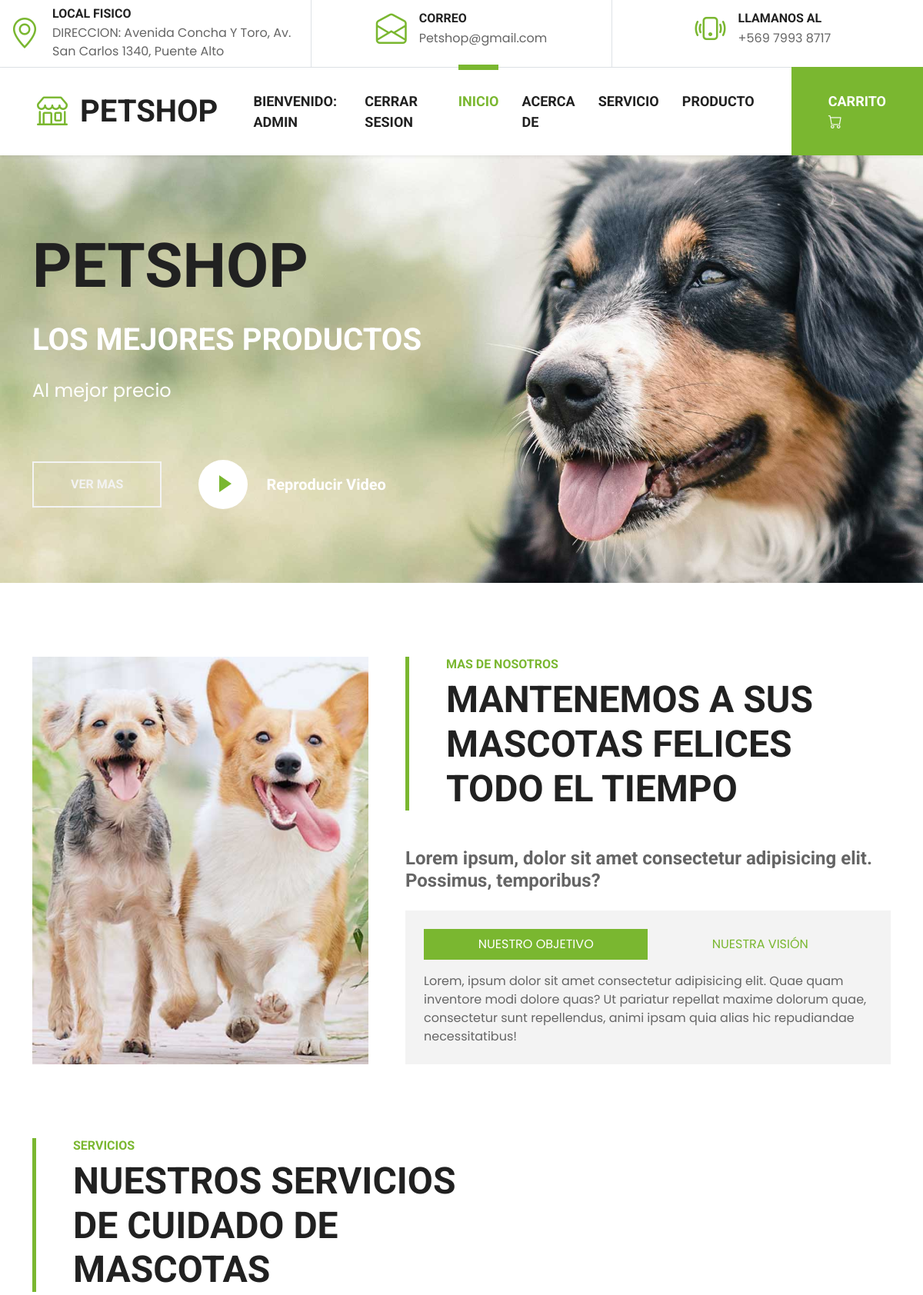
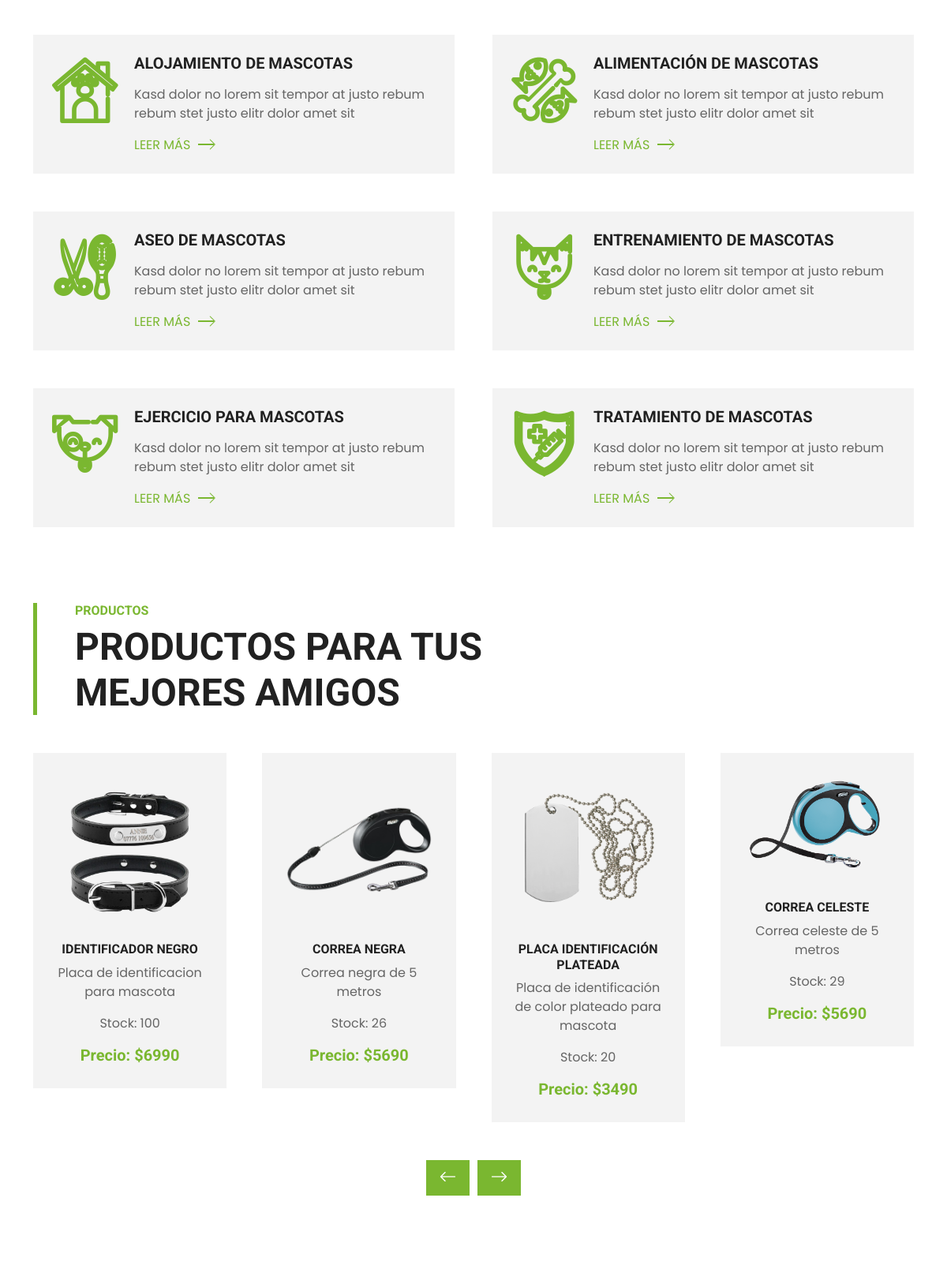
The app's page / (signed in, upper part) with its own data (2 pictures, top to bottom).
### core/models.py (models this page shows, shortened)
class Producto(models.Model):
  nombre      = models.CharField(max_length=30)
  descripcion = models.CharField(max_length=60)
  precio      = models.IntegerField()
  stock       = models.IntegerField()
  imagen      = models.ImageField(null=True,blank=True)
  tipo        = models.ForeignKey(TipoProducto, on_delete=models.CASCADE)

### core/views.py (the view)
# urls.py: path('', index , name="index"),
def index(request):
    productosAll = Producto.objects.all()
    data = {
        'listado': productosAll
    }
    return render(request, 'core/index.html', data)

### core/templates/core/index.html (shortened to what this page needs)
{% extends 'core/base.html' %}
{% load static %}
{% block contenido %}
<nav class="navbar navbar-expand-lg bg-white navbar-light shadow-sm py-3 py-lg-0 px-3 px-lg-0">
    <a href="{% url 'index'%}" class="navbar-brand ms-lg-5">
        <h1 class="m-0 text-uppercase text-dark"><i class="bi bi-shop fs-1 text-primary me-3"></i>Petshop</h1>
    </a>
    <div class="collapse navbar-collapse" id="navbarCollapse">
        <div class="navbar-nav ms-auto py-0">
            {% if user.is_authenticated %}
            <a href="#"class= "nav-link">Bienvenido: {{ user.username }}</a>
            <a href="{% url 'logout' %}"class= "nav-link">Cerrar sesion</a>
            {% else %}
            <a href="{% url 'login' %}"class= "nav-link">Ingresar</a>
            {% endif %}
            <a href="{% url 'index'%}" class="nav-item nav-link active">Inicio</a>
            <a href="{% url 'about'%}" class="nav-item nav-link ">Acerca de</a>
            <a href="{% url 'service'%}" class="nav-item nav-link ">Servicio</a>
            <a href="{% url 'product'%}" class="nav-item nav-link ">Producto</a>
            <a href="{% url 'carrito' %}" class="nav-item nav-link nav-contact bg-primary text-white px-5 ms-lg-5">Carrito <i class="bi bi-cart"></i></a>
        </div>
    </div>
</nav>
<div class="container-fluid bg-primary py-5 mb-5 hero-header">
    <div class="container py-5">
        <div class="row justify-content-start">
            <div class="col-lg-8 text-center text-lg-start">
                <h1 class="display-1 text-uppercase text-dark mb-lg-4">PetShop</h1>
                <h1 class="text-uppercase text-white mb-lg-4">Los mejores productos</h1>
                <p class="fs-4 text-white mb-lg-4">Al mejor precio</p>
                <div class="d-flex align-items-center justify-content-center justify-content-lg-start pt-5">
                    <a href="{% url 'product' %}" class="btn btn-outline-light border-2 py-md-3 px-md-5 me-5">Ver mas</a>
                    <button type="button" class="btn-play" data-bs-toggle="modal"
                        data-src="https://youtu.be/z6qn2YzE54M" data-bs-target="#videoModal">
                        <span></span>
                    </button>
                    <h5 class="font-weight-normal text-white m-0 ms-4 d-none d-sm-block">Reproducir Video</h5>
                </div>
            </div>
        </div>
    </div>
  </div>
<div class="container-fluid py-5">
	<div class="container">
			<div class="row gx-5">
					<div class="col-lg-5 mb-5 mb-lg-0" style="min-height: 500px;">
							<div class="position-relative h-100">
									<img class="position-absolute w-100 h-100 rounded" src="{% static 'core/img/about.jpg'%}" style="object-fit: cover;">
							</div>
					</div>
					<div class="col-lg-7">
							<div class="border-start border-5 border-primary ps-5 mb-5">
									<h6 class="text-primary text-uppercase">Mas de nosotros</h6>
									<h1 class="display-5 text-uppercase mb-0">Mantenemos a sus mascotas felices todo el tiempo</h1>
							</div>
							<h4 class="text-body mb-4">Lorem ipsum, dolor sit amet consectetur adipisicing elit. Possimus, temporibus?</h4>
							<div class="bg-light p-4">
									<ul class="nav nav-pills justify-content-between mb-3" id="pills-tab" role="tablist">
											<li class="nav-item w-50" role="presentation">
													<button class="nav-link text-uppercase w-100 active" id="pills-1-tab" data-bs-toggle="pill"
															data-bs-target="#pills-1" type="button" role="tab" aria-controls="pills-1"
															aria-selected="true">Nuestro objetivo</button>
											</li>
											<li class="nav-item w-50" role="presentation">
													<button class="nav-link text-uppercase w-100" id="pills-2-tab" data-bs-toggle="pill"
															data-bs-target="#pills-2" type="button" role="tab" aria-controls="pills-2"
															aria-selected="false">Nuestra visión</button>
											</li>
									</ul>
									<div class="tab-content" id="pills-tabContent">
											<div class="tab-pane fade show active" id="pills-1" role="tabpanel" aria-labelledby="pills-1-tab">
													<p class="mb-0">Lorem, ipsum dolor sit amet consectetur adipisicing elit. Quae quam inventore modi dolore quas? Ut pariatur repellat maxime dolorum quae, consectetur sunt repellendus, animi ipsam quia alias hic repudiandae necessitatibus!</p>
											</div>
									</div>
							</div>
					</div>
			</div>
	</div>
</div>
<div class="container-fluid py-5">
  <div class="container">
      <div class="border-start border-5 border-primary ps-5 mb-5" style="max-width: 600px;">
          <h6 class="text-primary text-uppercase">Servicios</h6>
          <h1 class="display-5 text-uppercase mb-0">Nuestros servicios de cuidado de mascotas</h1>
      </div>
      <div class="row g-5">
          <div class="col-md-6">
              <div class="service-item bg-light d-flex p-4">
                  <i class="flaticon-house display-1 text-primary me-4"></i>
                  <div>
                      <h5 class="text-uppercase mb-3">Alojamiento de mascotas</h5>
                      <p>Kasd dolor no lorem sit tempor at justo rebum rebum stet justo elitr dolor amet sit</p>
                      <a class="text-primary text-uppercase" href="">Leer más<i class="bi bi-chevron-right"></i></a>
                  </div>
              </div>
          </div>
          <div class="col-md-6">
              <div class="service-item bg-light d-flex p-4">
                  <i class="flaticon-food display-1 text-primary me-4"></i>
                  <div>
                      <h5 class="text-uppercase mb-3">Alimentación de mascotas</h5>
                      <p>Kasd dolor no lorem sit tempor at justo rebum rebum stet justo elitr dolor amet sit</p>
                      <a class="text-primary text-uppercase" href="">Leer más<i class="bi bi-chevron-right"></i></a>
                  </div>
              </div>
          </div>
          <div class="col-md-6">
              <div class="service-item bg-light d-flex p-4">
                  <i class="flaticon-grooming display-1 text-primary me-4"></i>
                  <div>
                      <h5 class="text-uppercase mb-3">Aseo de mascotas</h5>
                      <p>Kasd dolor no lorem sit tempor at justo rebum rebum stet justo elitr dolor amet sit</p>
                      <a class="text-primary text-uppercase" href="">Leer más<i class="bi bi-chevron-right"></i></a>
                  </div>
              </div>
          </div>
          <div class="col-md-6">
              <div class="service-item bg-light d-flex p-4">
                  <i class="flaticon-cat display-1 text-primary me-4"></i>
                  <div>
                      <h5 class="text-uppercase mb-3">Entrenamiento de mascotas</h5>
                      <p>Kasd dolor no lorem sit tempor at justo rebum rebum stet justo elitr dolor amet sit</p>
                      <a class="text-primary text-uppercase" href="">Leer más<i class="bi bi-chevron-right"></i></a>
                  </div>
              </div>
          </div>
          <div class="col-md-6">
              <div class="service-item bg-light d-flex p-4">
                  <i class="flaticon-dog display-1 text-primary me-4"></i>
                  <div>
                      <h5 class="text-uppercase mb-3">Ejercicio para mascotas</h5>
                      <p>Kasd dolor no lorem sit tempor at justo rebum rebum stet justo elitr dolor amet sit</p>
                      <a class="text-primary text-uppercase" href="">Leer más<i class="bi bi-chevron-right"></i></a>
                  </div>
              </div>
          </div>
          <div class="col-md-6">
              <div class="service-item bg-light d-flex p-4">
                  <i class="flaticon-vaccine display-1 text-primary me-4"></i>
                  <div>
                      <h5 class="text-uppercase mb-3">Tratamiento de mascotas</h5>
                      <p>Kasd dolor no lorem sit tempor at justo rebum rebum stet justo elitr dolor amet sit</p>
                      <a class="text-primary text-uppercase" href="">Leer más<i class="bi bi-chevron-right"></i></a>
                  </div>
              </div>
          </div>
      </div>
  </div>
</div>
<div class="container-fluid py-5">
    <div class="container">
        <div class="border-start border-5 border-primary ps-5 mb-5" style="max-width: 600px;">
            <h6 class="text-primary text-uppercase">Productos</h6>
            <h1 class="display-5 text-uppercase mb-0">Productos para tus mejores amigos</h1>
          </div>
          <div class="owl-carousel product-carousel">
              {% for aux in listado %}
              <div class="pb-5">
                <div class="product-item position-relative bg-light d-flex flex-column text-center">
                    <img class="img-fluid mb-4" src="{{ aux.imagen }}" alt="">
                    <h6 class="text-uppercase">{{ aux.nombre }}</h6>
                    <p class="card-text">{{ aux.descripcion }}</p>
                    <p class="card-text">Stock: {{ aux.stock }}</p>
                    <h5 class="text-primary mb-0">Precio: ${{ aux.precio }}</h5>
                </div>
            </div>
            {% endfor %}
        </div>
    </div>
  </div>
{% endblock %}

### core/static/core/css/style.css (style rules this page uses)
:root { --primary: #7AB730; --secondary: #FFD33C; --light: #F3F3F3; --dark: #212121; }
[class^=flaticon-]:before, [class*=" flaticon-"]:before, [class^=flaticon-]:after, [class*=" flaticon-"]:after { font-size: inherit; margin-left: 0; }
.btn { font-family: 'Roboto', sans-serif; text-transform: uppercase; font-weight: 700; transition: .5s; }
.navbar-light .navbar-nav .nav-link { font-family: 'Roboto', sans-serif; position: relative; margin-left: 30px; padding: 30px 0; font-size: 18px; font-weight: 700; text-transform: uppercase; color: var(--dark); outline: none; transition: .5s; }
.navbar-light .navbar-nav .nav-link:hover, .navbar-light .navbar-nav .nav-link.active { color: var(--primary); }
@media (min-width: 992px) { .navbar-light .navbar-nav .nav-link::before { position: absolute; content: ""; width: 0; height: 7px; top: -4px; left: 50%; background: var(--primary); transition: .5s; } }
@media (min-width: 992px) { .navbar-light .navbar-nav .nav-link:hover::before, .navbar-light .navbar-nav .nav-link.active::before { width: 100%; left: 0; } }
@media (min-width: 992px) { .navbar-light .navbar-nav .nav-link.nav-contact::before { width: 100%; height: 1px; top: -1px; left: 0; } }
.hero-header { background: url(../img/hero.jpg) top right no-repeat; background-size: cover; }
.btn-play { position: relative; display: block; box-sizing: content-box; width: 16px; height: 26px; border-radius: 100%; border: none; outline: none !important; padding: 18px 20px 20px 28px; background: #FFFFFF; }
.btn-play:before { content: ""; position: absolute; z-index: 0; left: 50%; top: 50%; transform: translateX(-50%) translateY(-50%); display: block; width: 60px; height: 60px; background: #FFFFFF; border-radius: 100%; animation: pulse-border 1500ms ease-out infinite; }
.btn-play:after { content: ""; position: absolute; z-index: 1; left: 50%; top: 50%; transform: translateX(-50%) translateY(-50%); display: block; width: 60px; height: 60px; background: #FFFFFF; border-radius: 100%; transition: all 200ms; }
.btn-play span { display: block; position: relative; z-index: 3; width: 0; height: 0; left: -1px; border-left: 16px solid var(--primary); border-top: 11px solid transparent; border-bottom: 11px solid transparent; }
.service-item a i { position: relative; padding-left: 20px; transition: .3s; }
.service-item a i::after { position: absolute; content: ""; width: 20px; height: 2px; top: 50%; left: 10px; margin-top: -1px; background: var(--primary); transition: .3s; }
.product-item { padding: 30px; }

### records on screen
Producto: imagen (picture), nombre "IDENTIFICADOR NEGRO", descripcion "Placa de identificacion para mascota", stock "100", precio "6990"
Producto: imagen (picture), nombre "CORREA NEGRA", descripcion "Correa negra de 5 metros", stock "26", precio "5690"
Producto: imagen (picture), nombre "PLACA IDENTIFICACIÓN PLATEADA", descripcion "Placa de identificación de color plateado para mascota", stock "20", precio "3490"
Producto: imagen (picture), nombre "CORREA CELESTE", descripcion "Correa celeste de 5 metros", stock "29", precio "5690"

### other values on screen
{{ user.username }} "ADMIN"
